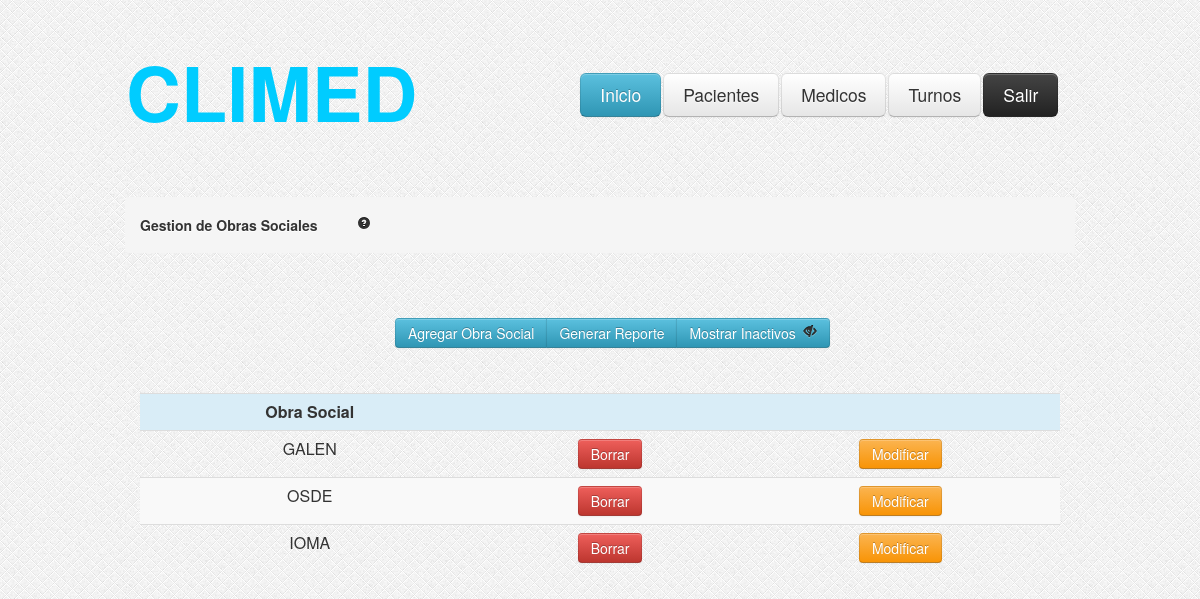
The page /GestionObras.php on the database as committed earlier.
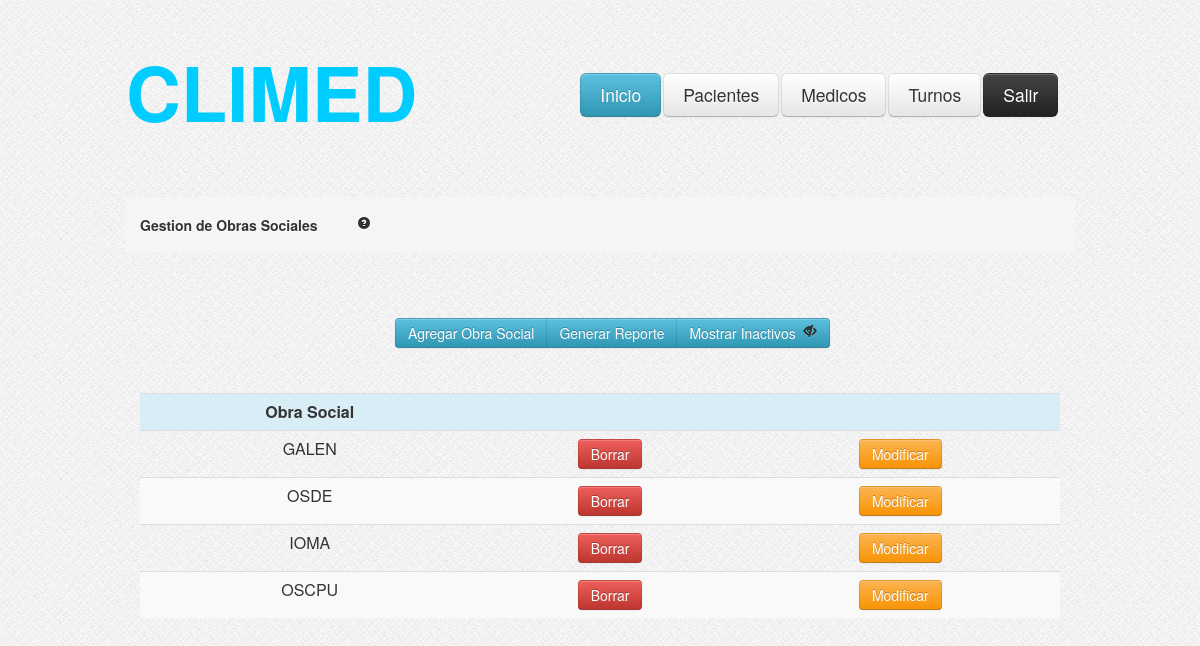
The same page on the database as committed later.
### tables this page shows
CREATE TABLE IF NOT EXISTS `obrasociales` (
  `idobra` int(11) NOT NULL AUTO_INCREMENT,
  `nombre` varchar(200) NOT NULL,
  `activo` tinyint(1) NOT NULL DEFAULT '1',
  PRIMARY KEY (`idobra`)
);

### GestionObras.php (the view, shortened to what this page needs)
<?php
	if (!isset($_GET['ojito'])) {
		$ojito=1;
	}else{
		$ojito=$_GET['ojito'];
	}
	$consulta = "SELECT idobra,nombre,activo FROM obrasociales where activo = ".$ojito." OR 0 = ".$ojito." ";
    $resultado = mysql_query($consulta);
?>
<html>
<head>
<link rel="stylesheet" type="text/css" href="css/estilo.css"/>
<link rel="stylesheet" type="text/css" href="css/bootstrap.css"/>
<link rel="stylesheet" type="text/css" href="css/bootstrap-responsive.css"/>
</head>
<body style="background-image:url('images/bg.png')">
	<?php include_once('header.php'); ?>
	<div class="encapsulador">
		<div class="contenedor">
			<ul class="breadcrumb">
				<li>
					<h5>Gestion de Obras Sociales<a href="#" style="margin-left: 40px;"><i class="icon-question-sign"></i></a></h5>
				</li>
			</ul>
			<div class="btn-group" style="margin-top: 45px; margin-left: 270;">
			        <button class="btn btn-info" type="button" onclick="location.href='AltaObras.php'">Agregar Obra Social</button>
                    <button class="btn btn-info" type="button">Generar Reporte</button>
				    <button class="btn btn-info" type="button"
					<?php	if($ojito == 1){ ?>
								onclick="location.href='GestionObras.php?ojito=0'"> Mostrar Inactivos <i class="icon-eye-close" style="margin-left: 3px;"></i>
					<?php	} else { ?>
								onclick="location.href='GestionObras.php?ojito=1'"> Ocultar Inactivos <i class="icon-eye-open" style="margin-left: 3px;"></i>
					<?php	} ?>
					</button>
			</div>
		</div>
		<div id="tabla-gestion-obrasociales">
				<table class="table table-striped">
					<tr class="info">
						<td><b>Obra Social</b> </td>
						<td></td>
						<td></td>
					</tr>
					<?php
				while ($valor = mysql_fetch_array($resultado))
				{
				?>
					<tr>
						<td><?php echo $valor["nombre"]; ?></td>
						<?php
								$idobra = $valor["idobra"];
								if( $valor["activo"] == 1 ){
						?>
									<td><a data-toggle="modal" role="button" href="#borrar<?php echo $idobra; ?>" class="btn btn-danger">Borrar</a></td>
						<?php	}else{ ?>
									<td><button class="btn btn-success" type="button" onclick="location.href='HabilitarObra.php?idobra=<?php echo $idobra; ?> '">Habilitar</button></td>
						<?php	}  	?>
						<td><button class="btn btn-warning" onclick="location.href='ObraSocial.php?idobra=<?php echo $valor["idobra"]; ?>'" type="button">Modificar</button> </td>
					</tr>
				<?php
				}
				?>
				</table>
		</div>
	</div>
</body>
</html>

Rows that differ between the two databases and show on the page:
added obrasociales: nombre "OSCPU"
